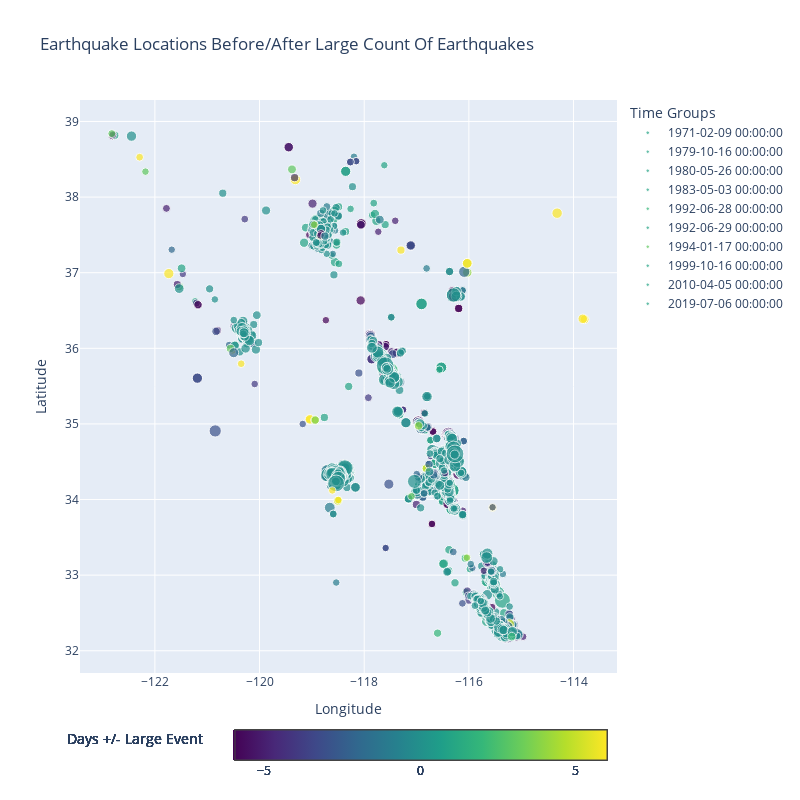

Notebook source saved alongside this figure:
### Markdown cell above
Earthquake Locations Before/After a day of large amount of earthquakes

### Code cell
filtered_data_df = pd.DataFrame()

# Plotting locations of earthquakes 1 week before/after a day of high count of earthquakes
for index, row in usgs_grouped_counts_top10.iterrows():
    current_time = row['time']
    previous_time = current_time - one_week
    next_time = current_time + one_week
    
    filtered_data_before = usgs[(usgs['time'] >= previous_time) & (usgs['time'] < current_time)].copy()
    filtered_data_before['days_until_large_value'] = (current_time - filtered_data_before['time']).dt.days
    
    filtered_data_after = usgs[(usgs['time'] <= next_time) & (usgs['time'] >= current_time)].copy()
    filtered_data_after['days_until_large_value'] = (current_time - filtered_data_after['time']).dt.days
    
    # Add a new column 'time_group' to identify different times for symbols
    filtered_data_before['time_group'] = str(current_time)
    filtered_data_after['time_group'] = str(current_time)
    
    filtered_data_df = pd.concat([filtered_data_df, filtered_data_before, filtered_data_after])

fig = go.Figure()

color_scale_min = -6
color_scale_max = 6

for time_group in filtered_data_df['time_group'].unique():
    subset_df = filtered_data_df[filtered_data_df['time_group'] == time_group]
    
    fig.add_trace(go.Scatter(
        x=subset_df['longitude'],
        y=subset_df['latitude'],
        mode='markers',
        marker=dict(
            size=subset_df['mag'],
            sizemode='diameter',
            sizeref=0.4,
            color=subset_df['days_until_large_value'],
            symbol='circle',
            colorbar=dict(
                tickfont=dict(
                    size=12
                ),
                x=0.5,
                y=-0.2,
                orientation='h',
                len=1.0,
                title='Days +/- Large Event',
            ),
            showscale=True,
            colorscale='Viridis',
            cmin = color_scale_min,
            cmax = color_scale_max
        ),
        text=subset_df['time'],
        name=str(time_group)
    ))

# Update layout
fig.update_layout(
    width=800,
    height=800,
    title='Earthquake Locations Before/After Large Count Of Earthquakes',
    xaxis=dict(title='Longitude'),
    yaxis=dict(title='Latitude'),
    dragmode='pan',
    legend=dict(
        title='Time Groups',
        font=dict(
            size=12
        ),
    ),
)

fig.show()

### Figure 1 — Plotly figure (JSON) as saved in the notebook; plotly's stock layout.template omitted (floating-point values rounded to 4 significant figures; data arrays with more than 128 entries replaced by an {"elided": "..."} marker saying what was removed)
{"data": [{"marker": {"cmax": 6, "cmin": -6, "color": {"elided": "236 int values"}, "colorbar": {"len": 1, "orientation": "h", "tickfont": {"size": 12}, "title": {"text": "Days +/- Large Event"}, "x": 0.5, "y": -0.2}, "colorscale": [[0, "#440154"], [0.1111, "#482878"], [0.2222, "#3e4989"], [0.3333, "#31688e"], [0.4444, "#26828e"], [0.5556, "#1f9e89"], [0.6667, "#35b779"], [0.7778, "#6ece58"], [0.8889, "#b5de2b"], [1, "#fde725"]], "showscale": true, "size": {"elided": "236 float values"}, "sizemode": "diameter", "sizeref": 0.4, "symbol": "circle"}, "mode": "markers", "name": "1971-02-09 00:00:00", "text": {"elided": "236 str values"}, "type": "scatter", "x": {"elided": "236 float values"}, "y": {"elided": "236 float values"}}, {"marker": {"cmax": 6, "cmin": -6, "color": {"elided": "266 int values"}, "colorbar": {"len": 1, "orientation": "h", "tickfont": {"size": 12}, "title": {"text": "Days +/- Large Event"}, "x": 0.5, "y": -0.2}, "colorscale": [[0, "#440154"], [0.1111, "#482878"], [0.2222, "#3e4989"], [0.3333, "#31688e"], [0.4444, "#26828e"], [0.5556, "#1f9e89"], [0.6667, "#35b779"], [0.7778, "#6ece58"], [0.8889, "#b5de2b"], [1, "#fde725"]], "showscale": true, "size": {"elided": "266 float values"}, "sizemode": "diameter", "sizeref": 0.4, "symbol": "circle"}, "mode": "markers", "name": "1979-10-16 00:00:00", "text": {"elided": "266 str values"}, "type": "scatter", "x": {"elided": "266 float values"}, "y": {"elided": "266 float values"}}, {"marker": {"cmax": 6, "cmin": -6, "color": {"elided": "492 int values"}, "colorbar": {"len": 1, "orientation": "h", "tickfont": {"size": 12}, "title": {"text": "Days +/- Large Event"}, "x": 0.5, "y": -0.2}, "colorscale": [[0, "#440154"], [0.1111, "#482878"], [0.2222, "#3e4989"], [0.3333, "#31688e"], [0.4444, "#26828e"], [0.5556, "#1f9e89"], [0.6667, "#35b779"], [0.7778, "#6ece58"], [0.8889, "#b5de2b"], [1, "#fde725"]], "showscale": true, "size": {"elided": "492 float values"}, "sizemode": "diameter", "sizeref": 0.4, "symbol": "circle"}, "mode": "markers", "name": "1980-05-26 00:00:00", "text": {"elided": "492 str values"}, "type": "scatter", "x": {"elided": "492 float values"}, "y": {"elided": "492 float values"}}, {"marker": {"cmax": 6, "cmin": -6, "color": {"elided": "259 int values"}, "colorbar": {"len": 1, "orientation": "h", "tickfont": {"size": 12}, "title": {"text": "Days +/- Large Event"}, "x": 0.5, "y": -0.2}, "colorscale": [[0, "#440154"], [0.1111, "#482878"], [0.2222, "#3e4989"], [0.3333, "#31688e"], [0.4444, "#26828e"], [0.5556, "#1f9e89"], [0.6667, "#35b779"], [0.7778, "#6ece58"], [0.8889, "#b5de2b"], [1, "#fde725"]], "showscale": true, "size": {"elided": "259 float values"}, "sizemode": "diameter", "sizeref": 0.4, "symbol": "circle"}, "mode": "markers", "name": "1983-05-03 00:00:00", "text": {"elided": "259 str values"}, "type": "scatter", "x": {"elided": "259 float values"}, "y": {"elided": "259 float values"}}, {"marker": {"cmax": 6, "cmin": -6, "color": {"elided": "748 int values"}, "colorbar": {"len": 1, "orientation": "h", "tickfont": {"size": 12}, "title": {"text": "Days +/- Large Event"}, "x": 0.5, "y": -0.2}, "colorscale": [[0, "#440154"], [0.1111, "#482878"], [0.2222, "#3e4989"], [0.3333, "#31688e"], [0.4444, "#26828e"], [0.5556, "#1f9e89"], [0.6667, "#35b779"], [0.7778, "#6ece58"], [0.8889, "#b5de2b"], [1, "#fde725"]], "showscale": true, "size": {"elided": "748 float values"}, "sizemode": "diameter", "sizeref": 0.4, "symbol": "circle"}, "mode": "markers", "name": "1992-06-28 00:00:00", "text": {"elided": "748 str values"}, "type": "scatter", "x": {"elided": "748 float values"}, "y": {"elided": "748 float values"}}, {"marker": {"cmax": 6, "cmin": -6, "color": {"elided": "777 int values"}, "colorbar": {"len": 1, "orientation": "h", "tickfont": {"size": 12}, "title": {"text": "Days +/- Large Event"}, "x": 0.5, "y": -0.2}, "colorscale": [[0, "#440154"], [0.1111, "#482878"], [0.2222, "#3e4989"], [0.3333, "#31688e"], [0.4444, "#26828e"], [0.5556, "#1f9e89"], [0.6667, "#35b779"], [0.7778, "#6ece58"], [0.8889, "#b5de2b"], [1, "#fde725"]], "showscale": true, "size": {"elided": "777 float values"}, "sizemode": "diameter", "sizeref": 0.4, "symbol": "circle"}, "mode": "markers", "name": "1992-06-29 00:00:00", "text": {"elided": "777 str values"}, "type": "scatter", "x": {"elided": "777 float values"}, "y": {"elided": "777 float values"}}, {"marker": {"cmax": 6, "cmin": -6, "color": {"elided": "325 int values"}, "colorbar": {"len": 1, "orientation": "h", "tickfont": {"size": 12}, "title": {"text": "Days +/- Large Event"}, "x": 0.5, "y": -0.2}, "colorscale": [[0, "#440154"], [0.1111, "#482878"], [0.2222, "#3e4989"], [0.3333, "#31688e"], [0.4444, "#26828e"], [0.5556, "#1f9e89"], [0.6667, "#35b779"], [0.7778, "#6ece58"], [0.8889, "#b5de2b"], [1, "#fde725"]], "showscale": true, "size": {"elided": "325 float values"}, "sizemode": "diameter", "sizeref": 0.4, "symbol": "circle"}, "mode": "markers", "name": "1994-01-17 00:00:00", "text": {"elided": "325 str values"}, "type": "scatter", "x": {"elided": "325 float values"}, "y": {"elided": "325 float values"}}, {"marker": {"cmax": 6, "cmin": -6, "color": {"elided": "419 int values"}, "colorbar": {"len": 1, "orientation": "h", "tickfont": {"size": 12}, "title": {"text": "Days +/- Large Event"}, "x": 0.5, "y": -0.2}, "colorscale": [[0, "#440154"], [0.1111, "#482878"], [0.2222, "#3e4989"], [0.3333, "#31688e"], [0.4444, "#26828e"], [0.5556, "#1f9e89"], [0.6667, "#35b779"], [0.7778, "#6ece58"], [0.8889, "#b5de2b"], [1, "#fde725"]], "showscale": true, "size": {"elided": "419 float values"}, "sizemode": "diameter", "sizeref": 0.4, "symbol": "circle"}, "mode": "markers", "name": "1999-10-16 00:00:00", "text": {"elided": "419 str values"}, "type": "scatter", "x": {"elided": "419 float values"}, "y": {"elided": "419 float values"}}, {"marker": {"cmax": 6, "cmin": -6, "color": {"elided": "548 int values"}, "colorbar": {"len": 1, "orientation": "h", "tickfont": {"size": 12}, "title": {"text": "Days +/- Large Event"}, "x": 0.5, "y": -0.2}, "colorscale": [[0, "#440154"], [0.1111, "#482878"], [0.2222, "#3e4989"], [0.3333, "#31688e"], [0.4444, "#26828e"], [0.5556, "#1f9e89"], [0.6667, "#35b779"], [0.7778, "#6ece58"], [0.8889, "#b5de2b"], [1, "#fde725"]], "showscale": true, "size": {"elided": "548 float values"}, "sizemode": "diameter", "sizeref": 0.4, "symbol": "circle"}, "mode": "markers", "name": "2010-04-05 00:00:00", "text": {"elided": "548 str values"}, "type": "scatter", "x": {"elided": "548 float values"}, "y": {"elided": "548 float values"}}, {"marker": {"cmax": 6, "cmin": -6, "color": {"elided": "959 int values"}, "colorbar": {"len": 1, "orientation": "h", "tickfont": {"size": 12}, "title": {"text": "Days +/- Large Event"}, "x": 0.5, "y": -0.2}, "colorscale": [[0, "#440154"], [0.1111, "#482878"], [0.2222, "#3e4989"], [0.3333, "#31688e"], [0.4444, "#26828e"], [0.5556, "#1f9e89"], [0.6667, "#35b779"], [0.7778, "#6ece58"], [0.8889, "#b5de2b"], [1, "#fde725"]], "showscale": true, "size": {"elided": "959 float values"}, "sizemode": "diameter", "sizeref": 0.4, "symbol": "circle"}, "mode": "markers", "name": "2019-07-06 00:00:00", "text": {"elided": "959 str values"}, "type": "scatter", "x": {"elided": "959 float values"}, "y": {"elided": "959 float values"}}], "layout": {"dragmode": "pan", "height": 800, "legend": {"font": {"size": 12}, "title": {"text": "Time Groups"}}, "title": {"text": "Earthquake Locations Before/After Large Count Of Earthquakes"}, "width": 800, "xaxis": {"title": {"text": "Longitude"}}, "yaxis": {"title": {"text": "Latitude"}}}}
